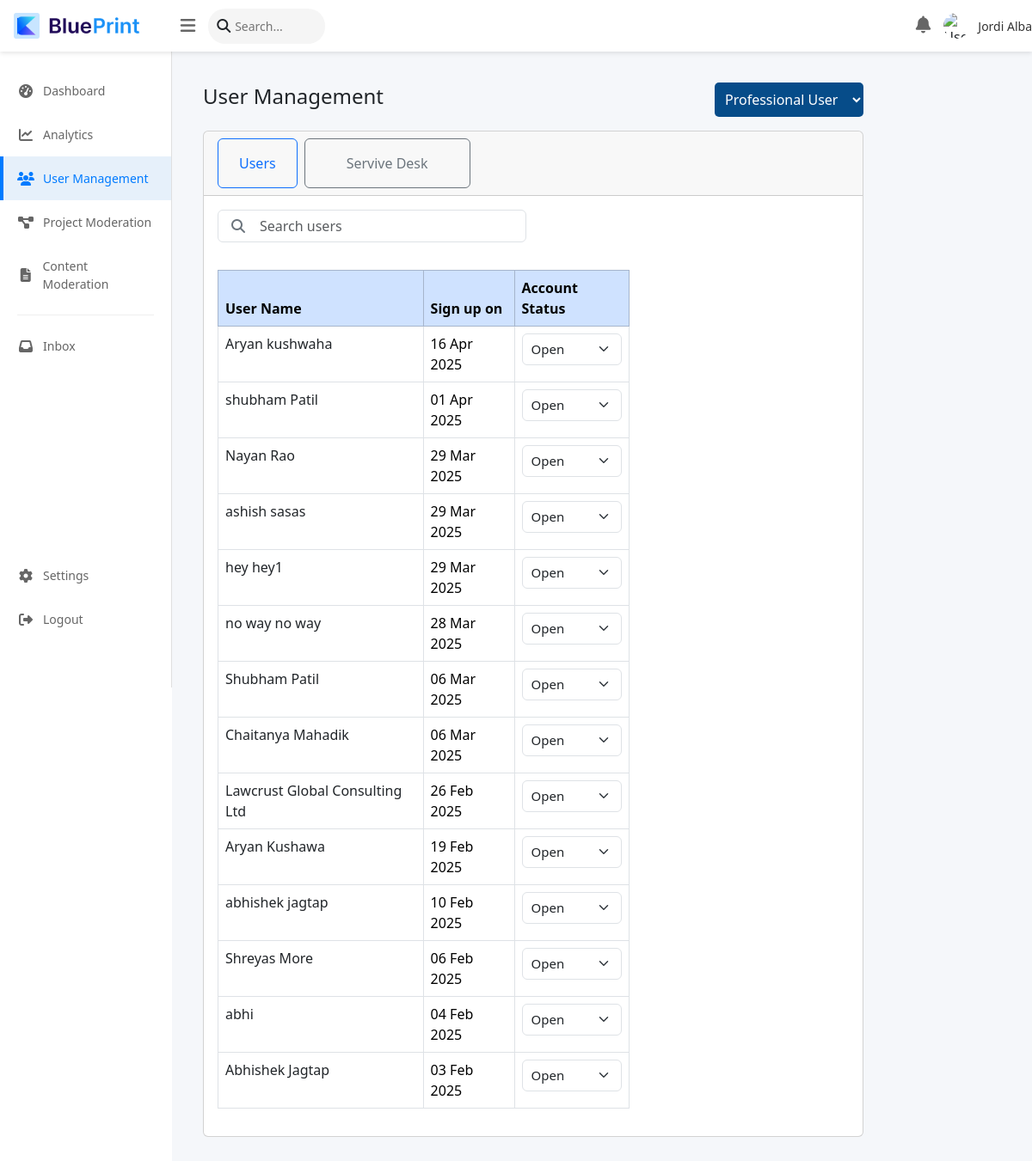
The app's page /AdminDashboard/user_management/ (signed in) with its own data.
### Users/models.py (models this page shows, shortened)
class CustomUser(AbstractUser):
    PROFESSIONAL = 'professional'
    ORGANIZATIONAL = 'organizational'
    INSTRUCTOR = 'instructor'
    INSTITUTIONAL = 'institutional'
    USER_TYPE_CHOICES = [
        (PROFESSIONAL, 'Professional'),
        (ORGANIZATIONAL, 'Organizational'),
        (INSTRUCTOR, 'Instructor'),
        (INSTITUTIONAL, 'Institutional'),
    ]
    ACCOUNT_STATUS_CHOICES = [
        ('Open', 'Open'),
        ('Deactivate', 'Deactivate'),
        ('Suspend', 'Suspend'),
    ]
    account_status = models.CharField(max_length=20, choices=ACCOUNT_STATUS_CHOICES, default='Open')
    suspended_until = models.DateTimeField(null=True, blank=True)
    user_type = models.CharField(
        max_length=20,
        choices=USER_TYPE_CHOICES,
        default=PROFESSIONAL,
    )
    full_name = models.CharField(max_length=255, blank=True, null=True)  # Add this field

### AdminDashboard/views.py (the view)
# urls.py: path('user_management/', views.user_management_view, name='user_management'),
@login_required
def user_management_view(request):
    users = CustomUser.objects.all().order_by('-date_joined')
    service_desk_users = CustomUser.objects.all().order_by('-date_joined')
    return render(request, 'user_management.html', {
        'users': users,
        'service_desk_users': service_desk_users
    })

### Users/context_processors.py (called while the page is built)
def navbar_counts(request):
    if request.user.is_authenticated:
        received_followers = FollowRequest.objects.filter(to_user=request.user, status='accepted').count()
        sent_followers = FollowRequest.objects.filter(from_user=request.user, status='accepted').count()
        return {
            'message_count': Message.objects.filter(receiver=request.user, is_read=False).count(),  # Count unread messages
            'request_count': FollowRequest.objects.filter(to_user=request.user, status='pending').count(),
            'followers_count': received_followers + sent_followers  # Count both sides
        }
    return {}

def unread_messages_count(request):
    if request.user.is_authenticated:
        unread_messages = Message.objects.filter(receiver=request.user, is_read=False).order_by('-timestamp')
        unread_count = unread_messages.count()
        latest_message = unread_messages.first()  # Get latest unread message
        latest_message_info = {
            "id": latest_message.id if latest_message else None,
            "sender": latest_message.sender.first_name if latest_message else None
        }
        return {
            "unread_messages": unread_count,
            "latest_unread_message": latest_message_info
        }
    return {}

def cart_context(request):
    cart_count = CartItem.objects.filter(user=request.user).count() if request.user.is_authenticated else 0
    return {'cart_count': cart_count}

### AdminDashboard/templates/user_management.html (shortened to what this page needs)
{% extends 'sidebar.html'%}
{% load static %}
{% block content %}
<!DOCTYPE html>
<html lang="en">
<head>
    <link rel="stylesheet" href="https://cdn.jsdelivr.net/npm/bootstrap@5.3.0/dist/css/bootstrap.min.css">
    <link href="https://cdn.jsdelivr.net/npm/bootstrap@5.3.3/dist/css/bootstrap.min.css" rel="stylesheet">
</head>
<body>
    <div class="container-fluid">
        <div class="row">
            <div class="col-12 col-md-9 col-lg-10 p-3">
                <div class="d-flex justify-content-between align-items-center mb-3">
                    <h4>User Management</h4>
                    <select class="dropdown-opt">
                        <option>Professional User</option>
                    </select>
                </div>
                <div class="card">
                    <div class="card-header d-flex">
                        <button class="btn btn-outline-primary me-2 px-4 py-3"
                            onclick="showSection('User')">Users</button>
                        <button class="btn btn-outline-secondary px-5 py-3" onclick="showSection('ServiveDesk')">Servive
                            Desk</button>
                    </div>
                    <div class=" mt-3 mx-3">
                        <div class="position-relative me-3">
                            <div class="input-group ">
                                <div class="col-md-6 col-12">
                                    <div class="position-relative  ">
                                        <input type="text" class="form-control demo  ps-5 " placeholder="Search users">
                                        <i
                                            class="fa-solid fa-magnifying-glass position-absolute top-50 start-0 translate-middle-y ms-3  text-secondary"></i>
                                    </div>
                                </div>
                            </div>
                        </div>
                    </div>
                    <div class=" mt-3 col-md-8">
                        <div id="User" class="content-section active p-3 ">
                            <div class="table-responsive">
                                <table class="table table-bordered table-hover">
                                    <thead class="table-primary">
                                        <tr>
                                            <th>User Name </th>
                                            <th>Sign up on</th>
                                            <th>Account Status</th>
                                        </tr>
                                    </thead>
                                    <tbody>
                                        {% for user in users %}
                                            <tr>
                                                <td>
                                                    <a href="{% url 'user_manage_user_details' user.id %}" class="text-decoration-none text-dark">
                                                        {{ user.get_full_name|default:user.username }}
                                                    </a>
                                                </td>
                                                <td>{{ user.date_joined|date:"d M Y" }}</td>
                                                <td>
                                                    <form method="POST" action="{% url 'update_account_status' %}">
                                                        <select name="account_status" class="form-select action-select" onchange="handleAccountStatusChange(this)">
                                                            <option value="Open" {% if user.account_status == "Open" %}selected{% endif %}>Open</option>
                                                        </select>
                                                    </form>
                                                </td>
                                            </tr>
                                        {% empty %}
                                            <tr><td colspan="3">No users found.</td></tr>
                                        {% endfor %}
                                    </tbody>
                                </table>
                            </div>
                        </div>
                    </div>
                </div>
            </div>
        </div>
</body>
</html>
{% endblock %}

### AdminDashboard/templates/user_management.html (style rules this page uses)
.dropdown-opt, .add_accBtn { background-color: #064c89; color: white; padding: 8px; border-radius: 5px; font-size: 16px; border: none; outline: none; cursor: pointer; }
.dropdown-opt option { background: lightgray; color: black; }
.content-section { display: none; }
.content-section.active { display: block; }
.action-select { padding: 6px 10px; font-size: 15px; white-space: nowrap; text-overflow: ellipsis; text-align: left; }

### records on screen
CustomUser: get_full_name "Aryan kushwaha", date_joined "16 Apr 2025", account_status "Open"
CustomUser: get_full_name "shubham Patil", date_joined "01 Apr 2025", account_status "Open"
CustomUser: get_full_name "Nayan Rao", date_joined "29 Mar 2025", account_status "Open"
CustomUser: get_full_name "ashish sasas", date_joined "29 Mar 2025", account_status "Open"
CustomUser: get_full_name "hey hey1", date_joined "29 Mar 2025", account_status "Open"
CustomUser: get_full_name "no way no way", date_joined "28 Mar 2025", account_status "Open"
CustomUser: get_full_name "Shubham Patil", date_joined "06 Mar 2025", account_status "Open"
CustomUser: get_full_name "Chaitanya Mahadik", date_joined "06 Mar 2025", account_status "Open"
CustomUser: get_full_name "Lawcrust Global Consulting Ltd", date_joined "26 Feb 2025", account_status "Open"
CustomUser: get_full_name "Aryan Kushawa", date_joined "19 Feb 2025", account_status "Open"
CustomUser: get_full_name "abhishek jagtap", date_joined "10 Feb 2025", account_status "Open"
CustomUser: get_full_name "Shreyas More", date_joined "06 Feb 2025", account_status "Open"
CustomUser: get_full_name "abhi", date_joined "04 Feb 2025", account_status "Open"
CustomUser: get_full_name "Abhishek Jagtap", date_joined "03 Feb 2025", account_status "Open"
